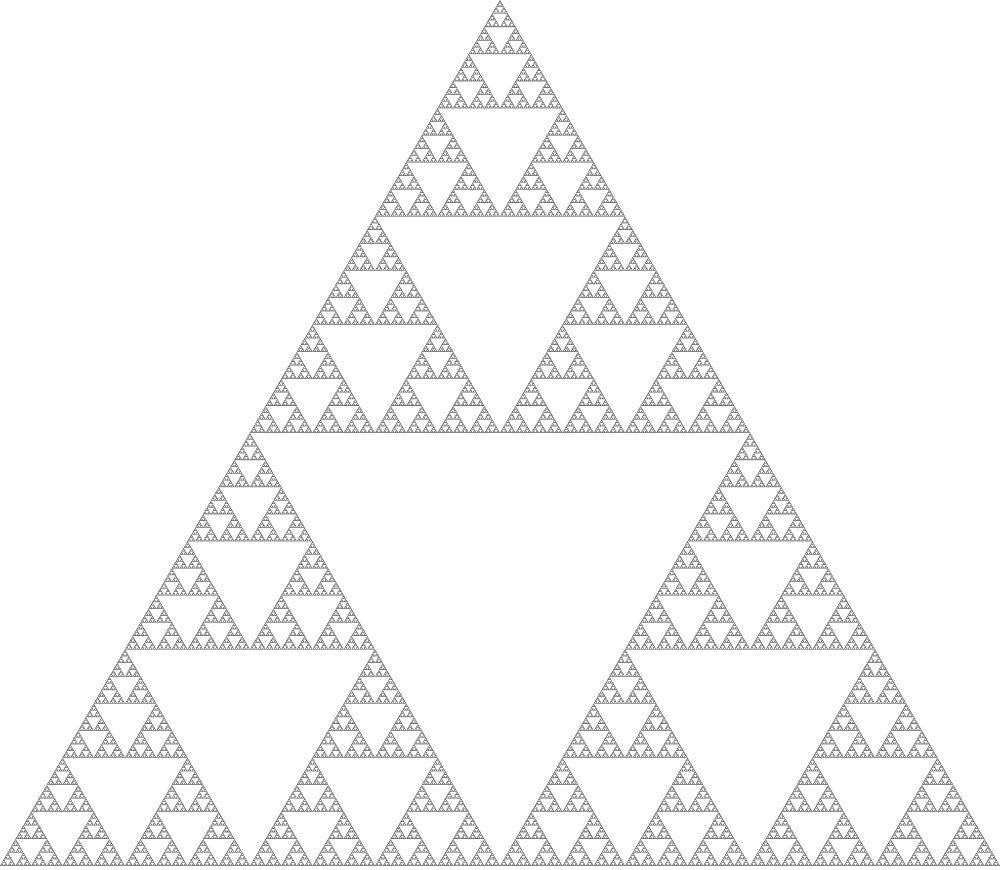
#> input picture sierpinski.png, 2000 x 1740 px (shown at 1/2 size)
$ python sierpinski_triangle.py
#> lines starting #> are read from the running program, lines starting #| are printed output that depends on the picture; long printed decimals are rounded
#!/usr/bin/env python3
# -*- coding: utf-8 -*-
"""
Created on Sun Dec  2 11:33:18 2018
This code will estimate the fractal dimension of the Sierpinski triangle using Monte-Carlo
methods. It will then plot either the change in dimension over number of iterates or the boxes that cover
our fractal
@author: benjamin
"""
import numpy as np
import matplotlib.pyplot as plt

#Data file we are reading from
plot = plt.imread('sierpinski.png')
#> plot is the input picture: shape (1740, 2000, 4) float32; mean R, G, B, A 0.972, 0.972, 0.972, 1
#plt.imshow(plot)
size = len(plot[0])
#> size = 2000

print (size)
#| 2000
single_step = 1/size
#> single_step = 0.0005

#Function to generate random coordinates
def random_coordinates(size,plot):
    #Size represents the size of our coordinate array
    x = np.random.randint(2,size-2)
    y = np.random.randint(2,size-2)
    return x,y

#Function to check distance between 2 pairs of (x,y) coordinates
def distance(a,b,c,d):
    return np.sqrt((a-c)**2 + (b-d)**2)

#Function to check if a square of midpoint (x,y) and side length 2k overlaps
#with any squares we have by determing the distance between their midpoints
def center_checker(x,y,centers_x,centers_y,k):
    if len(centers_x) == 0:
        return 1
    else:
        length = len(centers_x)
        x_ar = np.full(length,x)
        y_ar = np.full(length,y)
        x_vals = (centers_x - x_ar)**2
        y_vals = (centers_y - y_ar)**2
        distance = np.sqrt(x_vals + y_vals)
        if np.amin(distance) < 2*np.sqrt(2*(k**2)):
            #This will underestimate number of points
            return 0
        else:
            return 1


#This will be the main function to calculate our fractal dimension
def dimension_check_better(N,size,plot,k):
    """
    Input: N,size,plot,k
    N: number of iterations to run through
    size: size of our plot
    plot: input data set, in this case it will be the .png file read by python
    k: distance (in the array) for the box side length
    """
#> called with N = 7500, size = 2000, k = 1

    #Array to store centers of boxes that cover our set
    centers_x = np.empty(0)
    centers_y = np.empty(0)

    #Stores dimension over time
    dimension = np.empty(0)

    #These are what we use to keep a running total of our data
    sum = 0
    points_plotted = 0
    total_pts_used = 0
    epsilon = single_step * 2*k
#> epsilon = 0.001


    for i in range(N):

        #Calculate dimension at current stock
        dimension = np.append(dimension,[np.log(sum+1)/np.log(1/epsilon)])

        #Generate random coordinates
        x,y = random_coordinates(size,plot)

        #Check if the box with center (x,y) overlaps any of our previous boxes
        val = center_checker(x,y,centers_x,centers_y,k)

        if val == 0:
            #We have an overlap
           pass

        else:
            #no overlap
            total_pts_used +=1
            #Append to list of good centers

            centers_x = np.append(centers_x,[x])
            centers_y = np.append(centers_y,[y])

            #Checking mean colour values for an array of pre-specified size
            data = plot[x-k:x+k,y-k:y+k]
            average = np.mean(data)
            #print ('Average colour value is', average)
            if average == 1:
                #We are totally inside or outside
                pass

            else:
                #Plot our box, uncomment if you want the diagram of the plot
                #rectangle = plt.Rectangle((y-k, x-k), 2*k, 2*k, linewidth=1,edgecolor='r',facecolor='none')
                #plt.gca().add_patch(rectangle)
                points_plotted += 1
                sum += 1
#> this loop made 7500 passes
#> (dimension, x, y, x_ar in center_checker, y_ar in center_checker, x_vals in center_checker, y_vals in center_checker, distance in center_checker) on passes 2 to 3: ([0, 0], 1655, 1218, [1655], [1218], [938961], [431649], [1170.7]), ([0, 0, 0], 837, 765, [837, 837], [765, 765], [22801, 669124], [41616, 205209], [253.8, 935.1])
#> (dimension, x, y, x_ar in center_checker, y_ar in center_checker, y_vals in center_checker, distance in center_checker, centers_x) on pass 9: ([0, 0, 0, 0, 0, 0, 0, 0.1, 0.1], 602, 1422, [602, 602, 602, 602, 602, 602, 602, 602], [1422, 1422, 1422, 1422, 1422, 1422, 1422, 1422], [741321, 41616, 431649, 1369, 106929, 128164, 674041, 5776], [865.1, 1072.6, 697.8, 1131.6, 542.6, 482.2, 1477.2, 499.8], [686, 1655, 837, 1733, 1035, 279, 1830, 1096, 602])


    #General Data return
    return np.log(sum)/np.log(1/epsilon), total_pts_used, points_plotted, dimension

N = 7500
k = 1
value = dimension_check_better(N,size,plot,k)
print ('dimension is maybe uh', value[0],'for N=',N,'percent of points used is',100*(value[1])/N)
#| dimension is maybe uh 1.068 for N= 7500 percent of points used is 98.053
actual = 1.5849
print ('difference from the actual value is', actual - value[0])
#| difference from the actual value is 0.5173
print ('The number of points plotted is', value[2])
#| The number of points plotted is 1595


#This will be used to plot the fractal with the boxes covering it, uncomment this as well as the code above in the function to show this
#plt.imshow(plot)


#Plot to show change in dimension estimate over iterations, comment this part out if you want the above part to show
real_dimension = np.array([actual for i in range(0,N)])
plt.plot(value[3],label = 'Estimated dimension')
plt.plot(real_dimension, 'r--', label = 'Dimension (d = 1.5849)')
plt.title('Number of iterations vs. esitmated dimension (Sierpinski Triangle)')
plt.xlabel('Number of iterations')
plt.ylabel('Dimension estimate')
plt.legend()
plt.show()
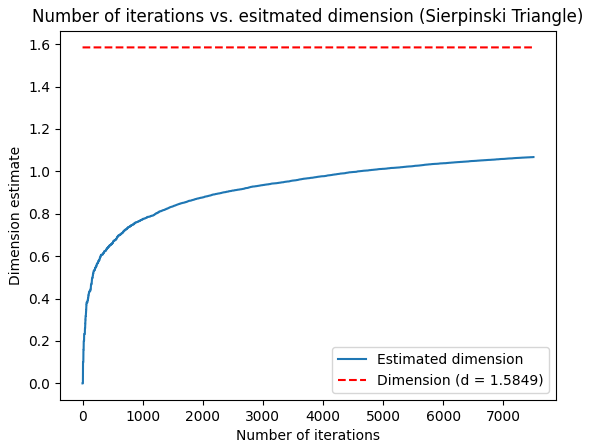
#> figure drawn by matplotlib, 1 panel; curve peaks at x = 7496, y = 1.07

$ run again, with Koch_snowflake.png copied over sierpinski.png
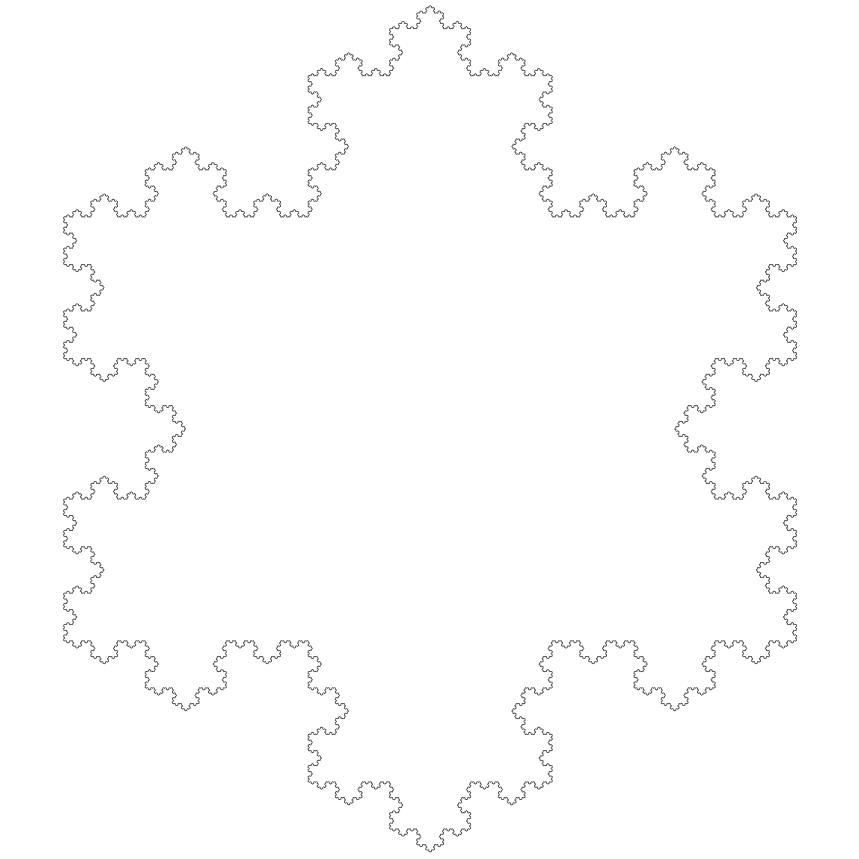
#> input picture Koch_snowflake.png, 1717 x 1717 px (shown at 1/2 size)
#> plot is the input picture: shape (1717, 1717, 4) float32; mean R, G, B, A 0.992, 0.992, 0.992, 1
#> size = 1717
#| 1717
#> single_step = 0.000582
#> epsilon = 0.00116
#> the loop in dimension_check_better, `for i in range(N):` made 7500 passes
#> (dimension, x, y, x_ar in center_checker, y_ar in center_checker, x_vals in center_checker, y_vals in center_checker, distance in center_checker) on passes 2 to 3: ([0, 0], 1655, 1218, [1655], [1218], [938961], [431649], [1170.7]), ([0, 0, 0], 837, 765, [837, 837], [765, 765], [22801, 669124], [41616, 205209], [253.8, 935.1])
#| dimension is maybe uh 0.7775 for N= 7500 percent of points used is 97.32
#| difference from the actual value is 0.8074
#| The number of points plotted is 191
#> `plt.show()`:
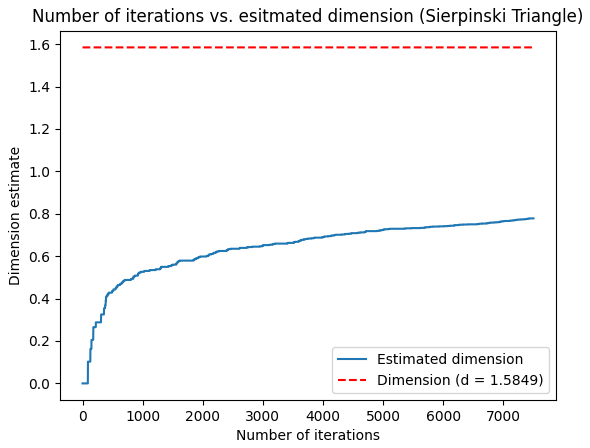
#> figure drawn by matplotlib, 1 panel; curve peaks at x = 7430, y = 0.778
